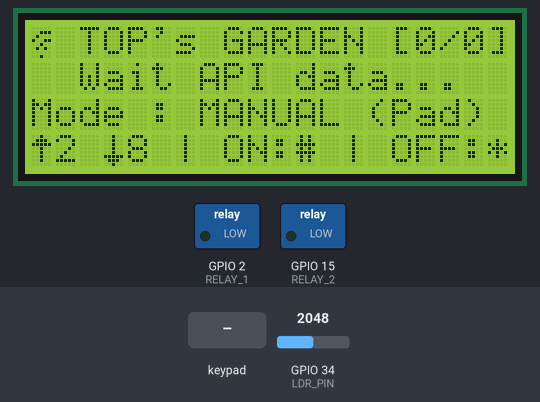
This sketch was run on a simulated ESP32. Shown: 20×4 character LCD, switched loads named in the sketch (green lamp = pin HIGH). Inputs (shaded band) come from the test bench; at power-on: GPIO 34 (LDR_PIN) = 2048. WiFi joins after 1.5 s; servers stay silent unless stated; uploads are accepted with an empty reply; what the sketch prints to the serial monitor is not drawn.

Above: at 3.1 s.
3.2 s: key '5' pressed
At 4.6 s:
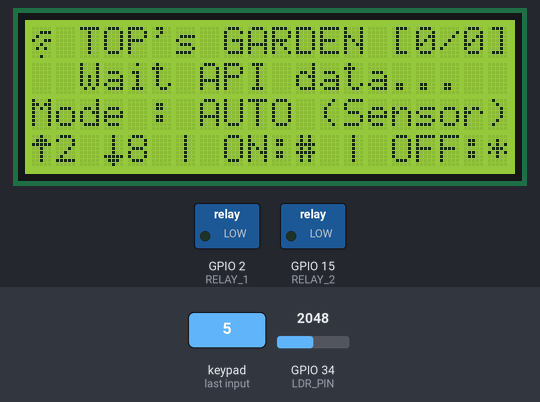
9.8 s: keypad keys 2 6 2 5 3 3 # pressed 0.4 s apart
At 11.5 s:
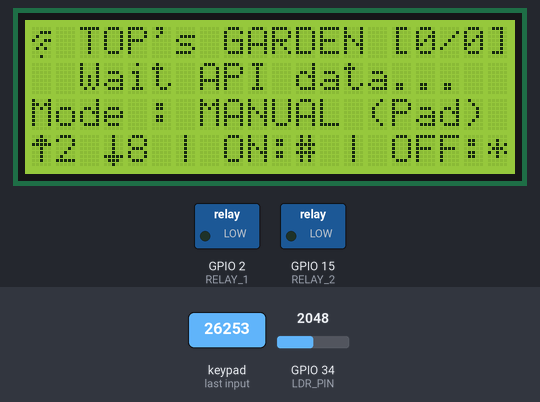
Timing chart, 0 to 13.0 s (numbered marks = the images above; inputs shaded):
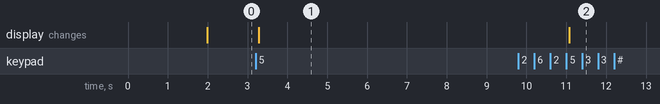

The sketch:

Lamp-Keypad-Test.ino
```cpp
#include <WiFi.h>
#include <HTTPClient.h>
#include <ArduinoJson.h>
#include <Keypad.h>
#include <LiquidCrystal_I2C.h>

// --- KONFIGURASI WIFI (Sesuai Request) ---
const char* ssid = "TierKun_IoT";
const char* password = "Tier010707";

// --- KONFIGURASI API ---
const String listUrl = "http://192.168.100.149:2055/api/device/outputs";
const String updateUrl = "http://192.168.100.149:2055/api/device/output/";

// --- PIN MAPPING (Sesuai Markdown Wiring) ---
#define LDR_PIN 34
#define RELAY_1 2
#define RELAY_2 15

// --- KEYPAD 3x4 ---
const byte ROWS = 4;
const byte COLS = 3;
char keys[ROWS][COLS] = {
  {'1','2','3'},
  {'4','5','6'},
  {'7','8','9'},
  {'*','0','#'}
};
byte rowPins[ROWS] = {13, 12, 14, 27};
byte colPins[COLS] = {26, 25, 33};
Keypad keypad = Keypad(makeKeymap(keys), rowPins, colPins, ROWS, COLS);

LiquidCrystal_I2C lcd(0x3F, 20, 4);

struct Lampu {
  String id; // Ubah dari int ke String
  String deskripsi;
};

Lampu daftarLampu[10];
int totalLampu = 0;
int currentIndex = 0;
unsigned long lastLDRCheck = 0;
bool autoMode = false; // Tekan '5' untuk Toggle Auto LDR

// Definisikan karakter custom (Max 8 karakter)
byte lampOn[8] = {B01110, B11111, B11111, B11111, B01110, B01110, B00100, B00000};
byte lampOff[8] = {B01110, B10001, B10001, B10001, B01110, B01110, B00100, B00000};
byte wifiIcon[8] = {B00000, B00111, B01000, B10011, B00100, B01010, B00000, B00100};
byte arrowUp[8] = {B00100, B01110, B11111, B00100, B00100, B00100, B00100, B00000};
byte arrowDown[8] = {B00100, B00100, B00100, B00100, B00100, B11111, B01110, B00100};
byte plugIcon[8] = {B01010, B01010, B11111, B10001, B10001, B01110, B00100, B00100};

void setupIcons() {
  lcd.createChar(0, lampOn);
  lcd.createChar(1, lampOff);
  lcd.createChar(2, wifiIcon);
  lcd.createChar(3, arrowUp);
  lcd.createChar(4, arrowDown);
  lcd.createChar(5, plugIcon);
}

void setup() {
  Serial.begin(115200);
  pinMode(LDR_PIN, INPUT);
  pinMode(RELAY_1, OUTPUT);
  pinMode(RELAY_2, OUTPUT);

  lcd.init();
  lcd.backlight();
  setupIcons(); // Panggil fungsi setup icon ke dalam setup utama

  WiFi.begin(ssid, password);
  lcd.setCursor(0,0);
  lcd.print("Connecting WiFi...");
  lcd.setCursor(0,1);
  lcd.print(ssid);

  while (WiFi.status() != WL_CONNECTED) {
    delay(500);
    Serial.print(".");
  }

  fetchLampu();
  updateDisplay();
}

void fetchLampu() {
  if (WiFi.status() == WL_CONNECTED) {
    HTTPClient http;
    http.begin(listUrl);

    int httpCode = http.GET();
    if (httpCode == 200) {
      String payload = http.getString();
      DynamicJsonDocument doc(8192);
      deserializeJson(doc, payload);

      JsonArray arr = doc["data"]["items"];

      totalLampu = 0;
      for (JsonObject obj : arr) {
        if (totalLampu < 10) {
          daftarLampu[totalLampu].id = obj["id"].as<String>();
          daftarLampu[totalLampu].deskripsi = obj["name"].as<String>().substring(0, 18);

          Serial.print("[DATA] Found: ");
          Serial.println(daftarLampu[totalLampu].deskripsi);
          totalLampu++;
        }
      }
    }
    http.end();
  }
  updateDisplay();
}

void showLoading(String pesan) {
  lcd.setCursor(0, 2);
  lcd.print("                    "); // Bersihkan baris
  lcd.setCursor(0, 2);
  lcd.print(pesan);
  for (int i = 0; i < 3; i++) {
    lcd.print(".");
    delay(200);
  }
}

void updateDisplay() {
  lcd.clear();

  // --- BARIS 1: HEADER (Nama App & Paging Info) ---
  lcd.setCursor(0, 0);
  lcd.write(2); // Ikon WiFi
  String headerText = " TOP's GARDEN ";
  lcd.print(headerText);

  String paging = "[";
  paging += (totalLampu > 0) ? String(currentIndex + 1) : "0";
  paging += "/";
  paging += String(totalLampu);
  paging += "]";

  int padding = 20 - (1 + headerText.length() + paging.length());
  if (padding > 0) {
    for(int i = 0; i < padding; i++) {
      lcd.print(" ");
    }
  }
  lcd.print(paging);

  // --- BARIS 2: NAMA PERANGKAT (Tengah) ---
  lcd.setCursor(0, 1);
  if (totalLampu > 0) {
    lcd.write(5); // Ikon colokan
    lcd.print(" ");

    String nama = daftarLampu[currentIndex].deskripsi;
    if (nama.length() > 18) nama = nama.substring(0, 18);

    int spaces = (18 - nama.length()) / 2;
    for (int i=0; i<spaces; i++) lcd.print(" ");
    lcd.print(nama);
  } else {
    lcd.print("> Wait API data...");
  }

  // --- BARIS 3: MODE STATUS ---
  lcd.setCursor(0, 2);
  lcd.print("Mode : ");
  if (autoMode) {
    lcd.print("AUTO (Sensor) ");
  } else {
    lcd.print("MANUAL (Pad)  ");
  }

  // --- BARIS 4: ACTION NAVIGATION ---
  lcd.setCursor(0, 3);
  lcd.write(3); // Arrow Up
  lcd.print("2 ");
  lcd.write(4); // Arrow Down
  lcd.print("8 | ON:# | OFF:*");
}

void controlLampu(String id, bool state) {
  if (WiFi.status() != WL_CONNECTED) return;

  HTTPClient http;
  String url = updateUrl + id;
  http.begin(url);
  http.addHeader("Content-Type", "application/json");

  // Menggunakan StaticJsonDocument yang pas ukurannya
  StaticJsonDocument<256> body;

  // 1. State dikirim sebagai boolean (true/false)
  body["state"] = state;

  // 2. Mode WAJIB HURUF KAPITAL sesuai gambar referensi
  body["mode"] = autoMode ? "AUTO" : "MANUAL";

  // 3. Kirimkan null (JsonVariant) untuk waktu agar tidak error 500
  body["turnOnTime"] = JsonVariant();
  body["turnOffTime"] = JsonVariant();

  String jsonRequest;
  serializeJson(body, jsonRequest);

  // Debug untuk memastikan format sudah sama persis dengan gambar referensi
  Serial.print("[PUT] Payload: ");
  Serial.println(jsonRequest);

  int httpCode = http.PUT(jsonRequest);

  Serial.print("[PUT] Response Code: ");
  Serial.println(httpCode);

  if (httpCode != 200) {
    String response = http.getString();
    Serial.println("[ERROR RESPONSE]: " + response);
  }

  http.end();
}

void checkLDR() {
  if (!autoMode) return;

  int ldrValue = analogRead(LDR_PIN);
  static bool lastState = false;
  bool currentState = (ldrValue > 2000); // Gelap = True (ON)

  if (currentState != lastState) {
    controlLampu(daftarLampu[currentIndex].id, currentState);
    lastState = currentState;
    updateDisplay();
  }
}

void loop() {
  char key = keypad.getKey();

  if (key) {
    if (key == '2' && currentIndex > 0) { currentIndex--; updateDisplay(); }
    else if (key == '8' && currentIndex < totalLampu - 1) { currentIndex++; updateDisplay(); }
    else if (key == '5') { autoMode = !autoMode; updateDisplay(); } // Toggle Auto/Manual
    else if (key == '#') { controlLampu(daftarLampu[currentIndex].id, true); updateDisplay(); }
    else if (key == '*') { controlLampu(daftarLampu[currentIndex].id, false); updateDisplay(); }
    else if (key == '0') { fetchLampu(); currentIndex = 0; updateDisplay(); }
  }

  // Cek LDR setiap 5 detik jika mode Auto aktif
  if (millis() - lastLDRCheck > 5000) {
    checkLDR();
    lastLDRCheck = millis();
  }
}
```

Measured:
- after the input at 3.2 s, the display: changes after 0.08 s (image 1)
- after the input at 9.8 s, the display: changes after 1.3 s (image 2)
